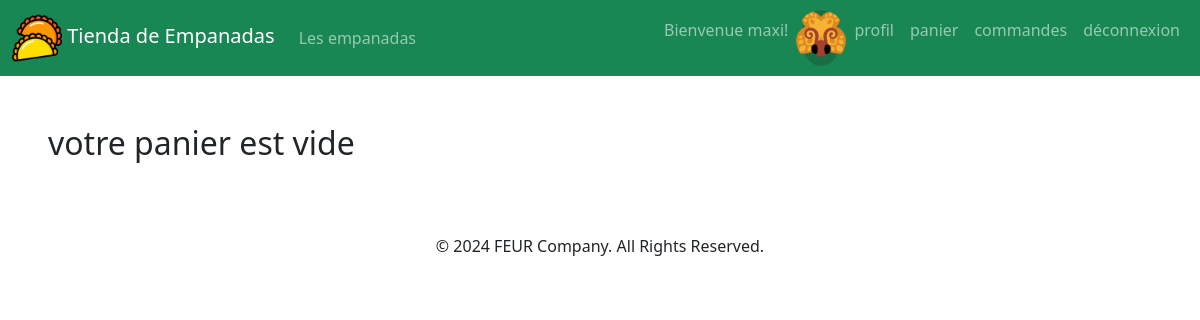
/cart (signed in), run on an earlier commit of the app's database.
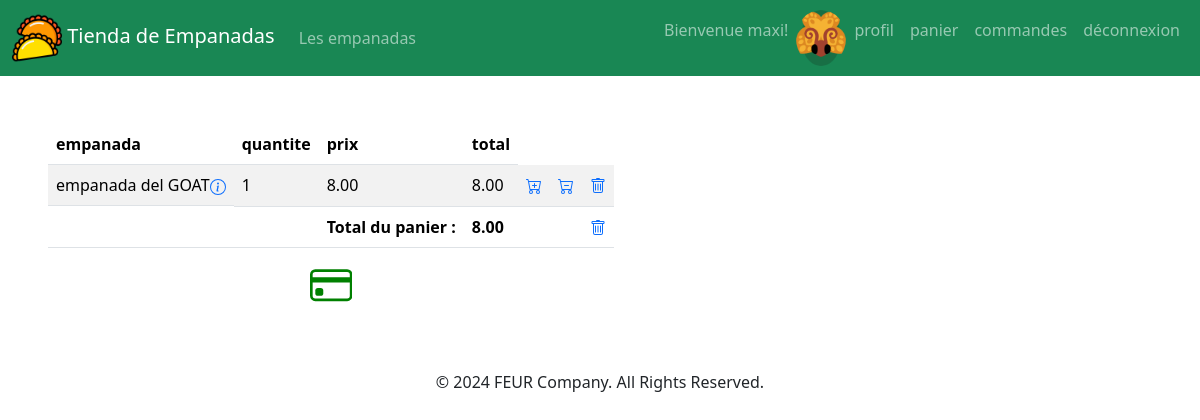
And on a later commit of the database.
### paniers/models.py (models this page shows, shortened)
class LigneCommande(models.Model):
    idLigneCommande = models.AutoField( primary_key = True )
    quantite = models.IntegerField()
    prix = models.DecimalField( max_digits = 6, decimal_places = 2 )
    commande = models.ForeignKey( Commande, on_delete = models.CASCADE )
    empanada = models.ForeignKey( Empanada, on_delete = models.CASCADE )

class Commande(models.Model):
    idCommande = models.AutoField( primary_key = True )
    dateCommande = models.DateField(default=date.today)
    payee = models.BooleanField(default=False)
    prix = models.DecimalField( max_digits = 6, decimal_places = 2 )
    user = models.ForeignKey( TiendaUser, on_delete = models.CASCADE )

### empanadas/models.py (models this page shows, shortened)
class Empanada(models.Model):
    idEmpanada = models.AutoField( primary_key = True )
    nomEmpanada = models.CharField( max_length = 50 )
    prix = models.DecimalField( max_digits = 6, decimal_places = 2 )
    image = models.ImageField(default="imagesEmpanadas/default.png", upload_to='imagesEmpanadas/')

### paniers/views.py (the view)
# urls.py: path('cart', views.afficherPanier),
def afficherPanier(request):
    user = None
    if request.user.is_authenticated:
        panier = None
        lignes = None
        total = 0
        user = TiendaUser.objects.get(id = request.user.id)
        non_payees = Commande.objects.filter( user = user, payee = False )
        if len(non_payees) > 0:
            panier = non_payees[0]
            total = panier.prix
            lignes = LigneCommande.objects.filter(commande_id = panier.idCommande)
        return render(
                request,
                'paniers/panier.html',
                {
                    'lignes' : lignes,
                    'total' : total,
                    'user' : TiendaUser.objects.get(id=request.user.id),
                }
        )
    else:
        return redirect ('/login')

### paniers/templates/paniers/panier.html (shortened to what this page needs)
{% extends 'empanadas/base.html' %}
{% block main %}
{% if lignes|length > 0 %}
	<table class="table table-striped">
		<thead>
			<tr>
				<th scope="col"> empanada </th>
				<th scope="col"> quantite </th>
				<th scope="col"> prix </th>
				<th scope="col"> total </th>
			</tr>
		</thead>
		<tbody>
			{% for ligne in lignes %}
			<tr>
				<td class="d-flex justify-content-between" scope="row">
					{{ligne.empanada.nomEmpanada}}
					<a href="/empanadas/{{ligne.empanada.idEmpanada}}"">
					</a>
				</td>
				<td scope="row">
					{{ligne.quantite}}
				</td>
				<td scope="row">
					{{ligne.empanada.prix}}
				</td>
				<td scope="row">
					{{ligne.prix}}
				</td>
				<td scope="row">
					<a href="/cart/{{ligne.empanada.idEmpanada}}/buy/">
					</a>
				</td>
				<td scope="row">
					<a href="/cart/{{ligne.empanada.idEmpanada}}/decrease/">
					</a>
				</td>
				<td scope="row">
					<a href="cart/{{ligne.empanada.idEmpanada}}/delete/">
					</a>
				</td>
			</tr>
			{% endfor %}
		</tbody>
		<tfoot>
			<td></td>
			<td></td>
			<th class="text-center" scope="row">
				Total du panier :
			</th>
			<th>
				{{total}}
			</th>
			<td></td>
			<td></td>
			<td scope="row">
				<a href="/cart/delete/">
				</a>
			</td>
		</tfoot>
	</table>
	<div class="text-center">
		<a href="/cart/pay/">
		</a>
	</div>
{% else %}
	<h2> votre panier est vide </h2>
{% endif %}
{% endblock %}

What changed in the data, as far as the page shows it:
added LigneCommande: empanada.nomEmpanada "empanada del GOAT", quantite "1", empanada.prix "8.00", prix "8.00"
added Commande: prix "8.00"
Also different on the page:
text no longer shown: "votre panier est vide"
text now shown: "empanada quantite prix total Total du panier :"
